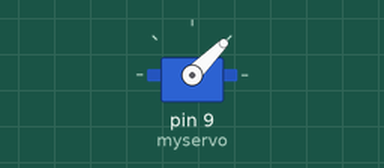
Simulated run of this sketch. Board: Arduino Uno, built with avr-gcc and run on an emulated ATmega328P. On the bench: servo.

Above: at 0.05 s.
Timing chart, 0 to 3.0 s (numbered marks = the images above):
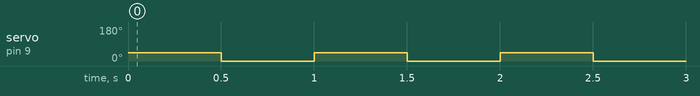

The sketch:

sketch_aug16a.ino
```cpp
#include <Servo.h>
Servo myservo;
int pos = 0;
void setup() {
  myservo.attach(9);
}

void loop() {
  myservo.write(45);
  delay(500);
  myservo.write(0);
  delay(500);
}
```

Measured:
- by itself, servo on pin 9 (myservo): alternates 45° for 0.50 s and 0° for 0.50 s
